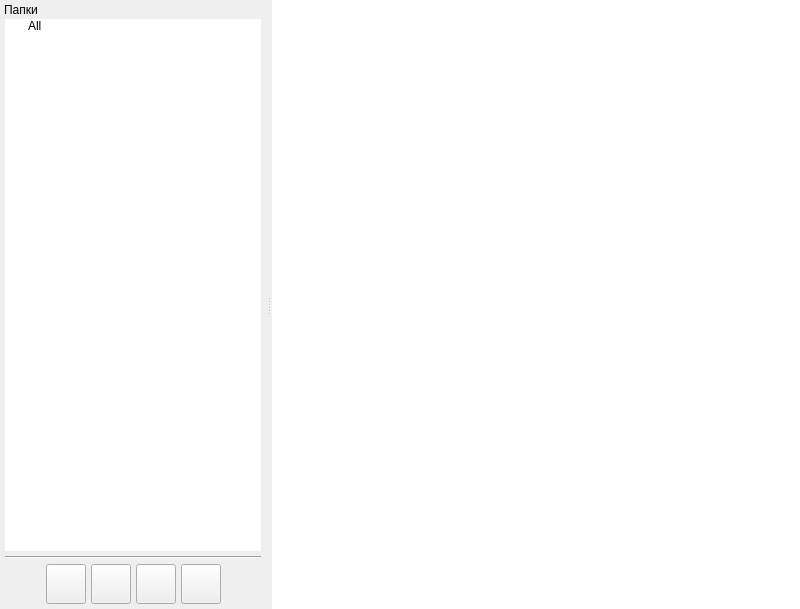
<?xml version="1.0" encoding="UTF-8"?>
<ui version="4.0">
 <class>TheMainWindow</class>
 <widget class="QMainWindow" name="TheMainWindow">
  <property name="geometry">
   <rect>
    <x>0</x>
    <y>0</y>
    <width>800</width>
    <height>609</height>
   </rect>
  </property>
  <property name="windowTitle">
   <string>MainWindow</string>
  </property>
  <property name="animated">
   <bool>false</bool>
  </property>
  <property name="documentMode">
   <bool>false</bool>
  </property>
  <property name="tabShape">
   <enum>QTabWidget::TabShape::Rounded</enum>
  </property>
  <widget class="QWidget" name="centralwidget">
   <layout class="QHBoxLayout" name="horizontalLayout_2">
    <property name="spacing">
     <number>0</number>
    </property>
    <property name="leftMargin">
     <number>0</number>
    </property>
    <property name="topMargin">
     <number>0</number>
    </property>
    <property name="rightMargin">
     <number>0</number>
    </property>
    <property name="bottomMargin">
     <number>0</number>
    </property>
    <item>
     <widget class="QTreeWidget" name="treeWidget">
      <property name="frameShape">
       <enum>QFrame::Shape::NoFrame</enum>
      </property>
      <property name="headerHidden">
       <bool>true</bool>
      </property>
      <attribute name="headerVisible">
       <bool>false</bool>
      </attribute>
      <column>
       <property name="text">
        <string/>
       </property>
      </column>
     </widget>
    </item>
   </layout>
  </widget>
  <widget class="QDockWidget" name="menu">
   <property name="minimumSize">
    <size>
     <width>202</width>
     <height>200</height>
    </size>
   </property>
   <property name="features">
    <set>QDockWidget::DockWidgetFeature::NoDockWidgetFeatures</set>
   </property>
   <property name="windowTitle">
    <string>Папки</string>
   </property>
   <attribute name="dockWidgetArea">
    <number>1</number>
   </attribute>
   <widget class="QWidget" name="dockWidgetContents">
    <layout class="QVBoxLayout" name="verticalLayout_3">
     <property name="spacing">
      <number>5</number>
     </property>
     <property name="leftMargin">
      <number>5</number>
     </property>
     <property name="topMargin">
      <number>0</number>
     </property>
     <property name="rightMargin">
      <number>5</number>
     </property>
     <property name="bottomMargin">
      <number>5</number>
     </property>
     <item>
      <widget class="QTreeWidget" name="folder_list">
       <property name="frameShape">
        <enum>QFrame::Shape::NoFrame</enum>
       </property>
       <attribute name="headerVisible">
        <bool>false</bool>
       </attribute>
       <column>
        <property name="text">
         <string>Папки</string>
        </property>
       </column>
       <item>
        <property name="text">
         <string>All</string>
        </property>
       </item>
      </widget>
     </item>
     <item>
      <widget class="Line" name="line">
       <property name="orientation">
        <enum>Qt::Orientation::Horizontal</enum>
       </property>
      </widget>
     </item>
     <item>
      <layout class="QHBoxLayout" name="horizontalLayout_5">
       <item>
        <spacer name="hs1">
         <property name="orientation">
          <enum>Qt::Orientation::Horizontal</enum>
         </property>
         <property name="sizeHint" stdset="0">
          <size>
           <width>40</width>
           <height>20</height>
          </size>
         </property>
        </spacer>
       </item>
       <item>
        <widget class="QPushButton" name="button_add_folder">
         <property name="minimumSize">
          <size>
           <width>40</width>
           <height>40</height>
          </size>
         </property>
         <property name="maximumSize">
          <size>
           <width>40</width>
           <height>40</height>
          </size>
         </property>
         <property name="text">
          <string/>
         </property>
        </widget>
       </item>
       <item>
        <widget class="QPushButton" name="button_deletefolder">
         <property name="minimumSize">
          <size>
           <width>40</width>
           <height>40</height>
          </size>
         </property>
         <property name="maximumSize">
          <size>
           <width>40</width>
           <height>40</height>
          </size>
         </property>
         <property name="text">
          <string/>
         </property>
        </widget>
       </item>
       <item>
        <widget class="QPushButton" name="button_nebsvet">
         <property name="minimumSize">
          <size>
           <width>40</width>
           <height>40</height>
          </size>
         </property>
         <property name="maximumSize">
          <size>
           <width>40</width>
           <height>40</height>
          </size>
         </property>
         <property name="text">
          <string/>
         </property>
        </widget>
       </item>
       <item>
        <widget class="QPushButton" name="button_settings">
         <property name="minimumSize">
          <size>
           <width>40</width>
           <height>40</height>
          </size>
         </property>
         <property name="maximumSize">
          <size>
           <width>40</width>
           <height>40</height>
          </size>
         </property>
         <property name="text">
          <string/>
         </property>
        </widget>
       </item>
       <item>
        <spacer name="hs2">
         <property name="orientation">
          <enum>Qt::Orientation::Horizontal</enum>
         </property>
         <property name="sizeHint" stdset="0">
          <size>
           <width>40</width>
           <height>20</height>
          </size>
         </property>
        </spacer>
       </item>
      </layout>
     </item>
    </layout>
   </widget>
  </widget>
  <action name="actionOpen">
   <property name="text">
    <string>Open</string>
   </property>
  </action>
  <action name="actionInfo">
   <property name="text">
    <string>Info</string>
   </property>
  </action>
  <action name="actionOpen_2">
   <property name="text">
    <string>Open</string>
   </property>
  </action>
 </widget>
 <resources/>
 <connections/>
</ui>
